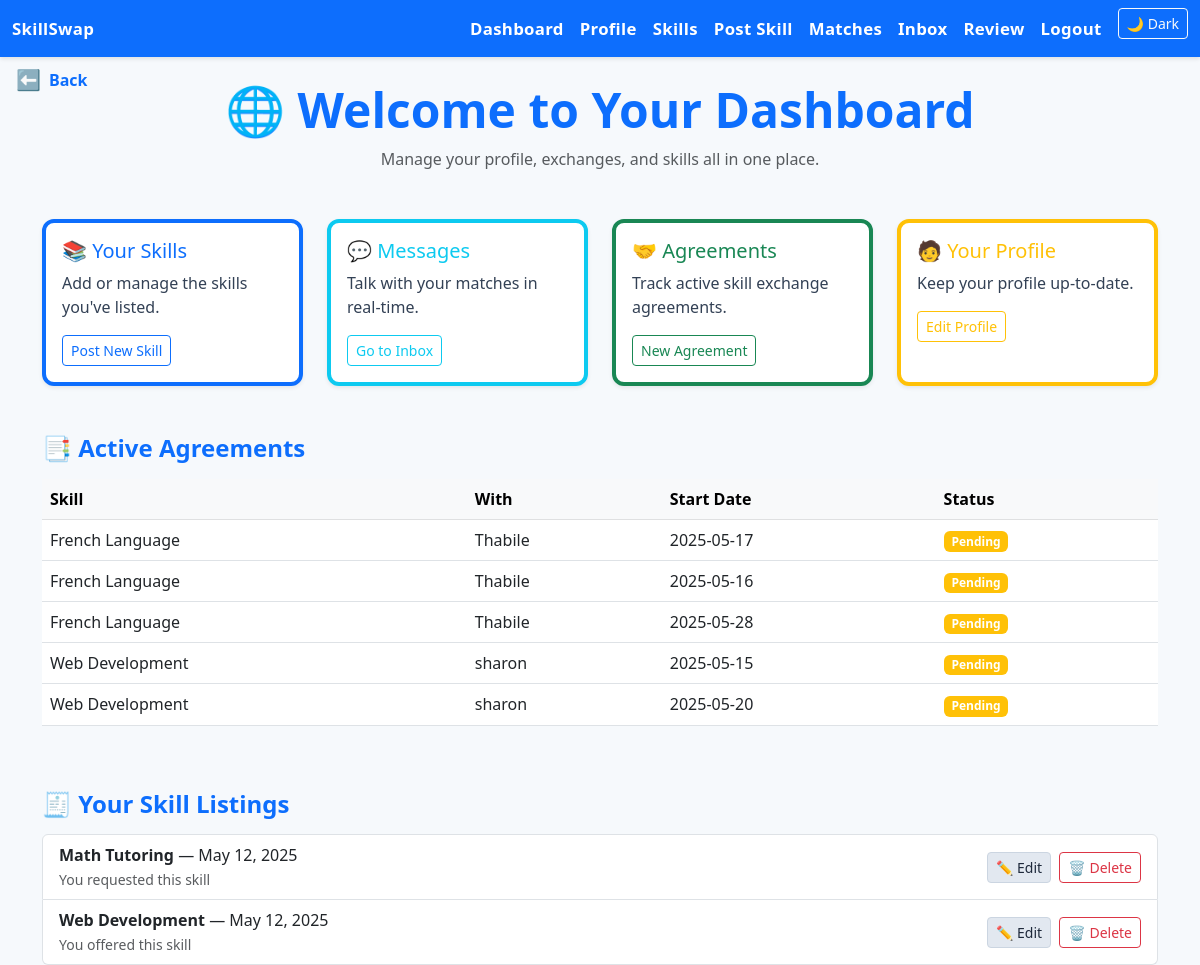
The page /dashboard/ (signed in) on the database its author committed.
### core/models.py (models this page shows, shortened)
class Agreement(models.Model):
    requester = models.ForeignKey(User, on_delete=models.CASCADE, related_name='sent_agreements')
    responder = models.ForeignKey(User, on_delete=models.CASCADE, related_name='received_agreements')
    requested_skill = models.ForeignKey(SkillListing, on_delete=models.CASCADE)
    start_date = models.DateField()
    description = models.TextField(blank=True)
    status = models.CharField(default='pending', max_length=20)

class SkillListing(models.Model):
    user = models.ForeignKey(User, on_delete=models.CASCADE)
    skill = models.ForeignKey(Skill, on_delete=models.CASCADE)
    description = models.TextField()
    is_offer = models.BooleanField()
    created_at = models.DateTimeField(auto_now_add=True)

class Skill(models.Model):
    name = models.CharField(max_length=100)

class User(AbstractUser):
    bio = models.TextField(blank=True)
    location = models.CharField(max_length=100, blank=True)
    verified = models.BooleanField(default=False)
    video_intro_url = models.URLField(blank=True)
    profile_image = models.ImageField(upload_to='profile_images/', blank=True, null=True)

### core/views.py (the view)
# urls.py: path('dashboard/', views.dashboard_view, name='dashboard'),
@login_required
def dashboard_view(request):
    agreements = Agreement.objects.filter(requester=request.user) | Agreement.objects.filter(responder=request.user)
    recent_skills = SkillListing.objects.filter(user=request.user).order_by('-created_at')[:10]
    context = {
        'agreements': agreements.distinct(),
        'recent_skills': recent_skills,
    }
    return render(request, 'core/dashboard.html', context)

### core/templates/core/dashboard.html
{% extends 'core/base.html' %}
{% block content %}
<div class="fade-in">
  <div class="text-center mb-5">
    <h2 class="fw-bold text-primary display-5">🌐 Welcome to Your Dashboard</h2>
    <p class="text-muted">Manage your profile, exchanges, and skills all in one place.</p>
  </div>
  <div class="row g-4">
    <div class="col-md-3">
      <div class="card shadow-sm h-100 border-start border-4 border-primary">
        <div class="card-body">
          <h5 class="card-title text-primary">📚 Your Skills</h5>
          <p class="card-text">Add or manage the skills you've listed.</p>
          <a href="{% url 'post_skill' %}" class="btn btn-sm btn-outline-primary">Post New Skill</a>
        </div>
      </div>
    </div>
    <div class="col-md-3">
      <div class="card shadow-sm h-100 border-start border-4 border-info">
        <div class="card-body">
          <h5 class="card-title text-info">💬 Messages</h5>
          <p class="card-text">Talk with your matches in real-time.</p>
          <a href="{% url 'messages' user.id %}" class="btn btn-sm btn-outline-info">Go to Inbox</a>
        </div>
      </div>
    </div>
    <div class="col-md-3">
      <div class="card shadow-sm h-100 border-start border-4 border-success">
        <div class="card-body">
          <h5 class="card-title text-success">🤝 Agreements</h5>
          <p class="card-text">Track active skill exchange agreements.</p>
          <a href="{% url 'create_agreement' %}" class="btn btn-sm btn-outline-success">New Agreement</a>
        </div>
      </div>
    </div>
    <div class="col-md-3">
      <div class="card shadow-sm h-100 border-start border-4 border-warning">
        <div class="card-body">
          <h5 class="card-title text-warning">🧑 Your Profile</h5>
          <p class="card-text">Keep your profile up-to-date.</p>
          <a href="{% url 'edit_profile' %}" class="btn btn-sm btn-outline-warning">Edit Profile</a>
        </div>
      </div>
    </div>
  </div>
  <div class="mt-5">
    <h4 class="fw-bold text-primary">📑 Active Agreements</h4>
    {% if agreements %}
      <div class="table-responsive mt-3">
        <table class="table table-hover align-middle">
          <thead class="table-light">
            <tr>
              <th>Skill</th>
              <th>With</th>
              <th>Start Date</th>
              <th>Status</th>
            </tr>
          </thead>
          <tbody>
            {% for agreement in agreements %}
              <tr>
                <td>{{ agreement.requested_skill.skill.name }}</td>
                <td>{{ agreement.responder.username }}</td>
                <td>{{ agreement.start_date|date:"Y-m-d" }}</td>
                <td>
                  <span class="badge {% if agreement.status == 'pending' %}bg-warning{% elif agreement.status == 'accepted' %}bg-success{% elif agreement.status == 'completed' %}bg-info{% else %}bg-secondary{% endif %}">
                    {{ agreement.status|capfirst }}
                  </span>
                </td>
              </tr>
            {% endfor %}
          </tbody>
        </table>
      </div>
    {% else %}
      <div class="alert alert-info mt-3">You have no active agreements yet.</div>
    {% endif %}
  </div>
   <div class="mt-5">
  <h4 class="fw-bold text-primary mb-3">🧾 Your Skill Listings</h4>
  {% if recent_skills %}
    <ul class="list-group">
      {% for skill in recent_skills %}
        <li class="list-group-item d-flex justify-content-between align-items-center">
          <div>
            <strong>{{ skill.skill.name }}</strong> — {{ skill.created_at|date:"M d, Y" }}<br>
            <small class="text-muted">You {{ skill.is_offer|yesno:"offered,requested" }} this skill</small>
          </div>
          <div>
            <a href="{% url 'edit_skill' skill.id %}" class="btn btn-sm btn-outline-secondary me-1">✏️ Edit</a>
            <a href="{% url 'delete_skill' skill.id %}" class="btn btn-sm btn-outline-danger"
               onclick="return confirm('Are you sure you want to delete this skill?');">
              🗑️ Delete
            </a>
          </div>
        </li>
      {% endfor %}
    </ul>
  {% else %}
    <div class="alert alert-secondary">You haven’t posted any skills yet.</div>
  {% endif %}
</div>
  {% endblock%}

### core/static/core/style.css (style rules this page uses)
body { background-color: #f6f9fc; font-family: 'Segoe UI', Tahoma, Geneva, Verdana, sans-serif; color: #1e293b; }
.card { background-color: #ffffff; box-shadow: 0 4px 12px rgba(0,0,0,0.08); border-radius: 12px; transition: transform 0.2s ease; }
.btn-outline-secondary { background-color: #e2e8f0; color: #1e293b; border-color: #cbd5e1; }
h1, h2, h4 { font-weight: 700; color: #1e293b; }
p, small, label, .form-label { color: #334155; }
.fade-in { animation: fadeIn 0.6s ease-in; }

### rows shown on the page
Agreement: requested_skill.skill.name "French Language", responder.username "Thabile", start_date "2025-05-17", status "Pending"
Agreement: requested_skill.skill.name "French Language", responder.username "Thabile", start_date "2025-05-16", status "Pending"
Agreement: requested_skill.skill.name "French Language", responder.username "Thabile", start_date "2025-05-28", status "Pending"
Agreement: requested_skill.skill.name "Web Development", responder.username "sharon", start_date "2025-05-15", status "Pending"
Agreement: requested_skill.skill.name "Web Development", responder.username "sharon", start_date "2025-05-20", status "Pending"
SkillListing: skill.name "Math Tutoring", created_at "May 12, 2025", is_offer "requested"
SkillListing: skill.name "Web Development", created_at "May 12, 2025", is_offer "offered"
